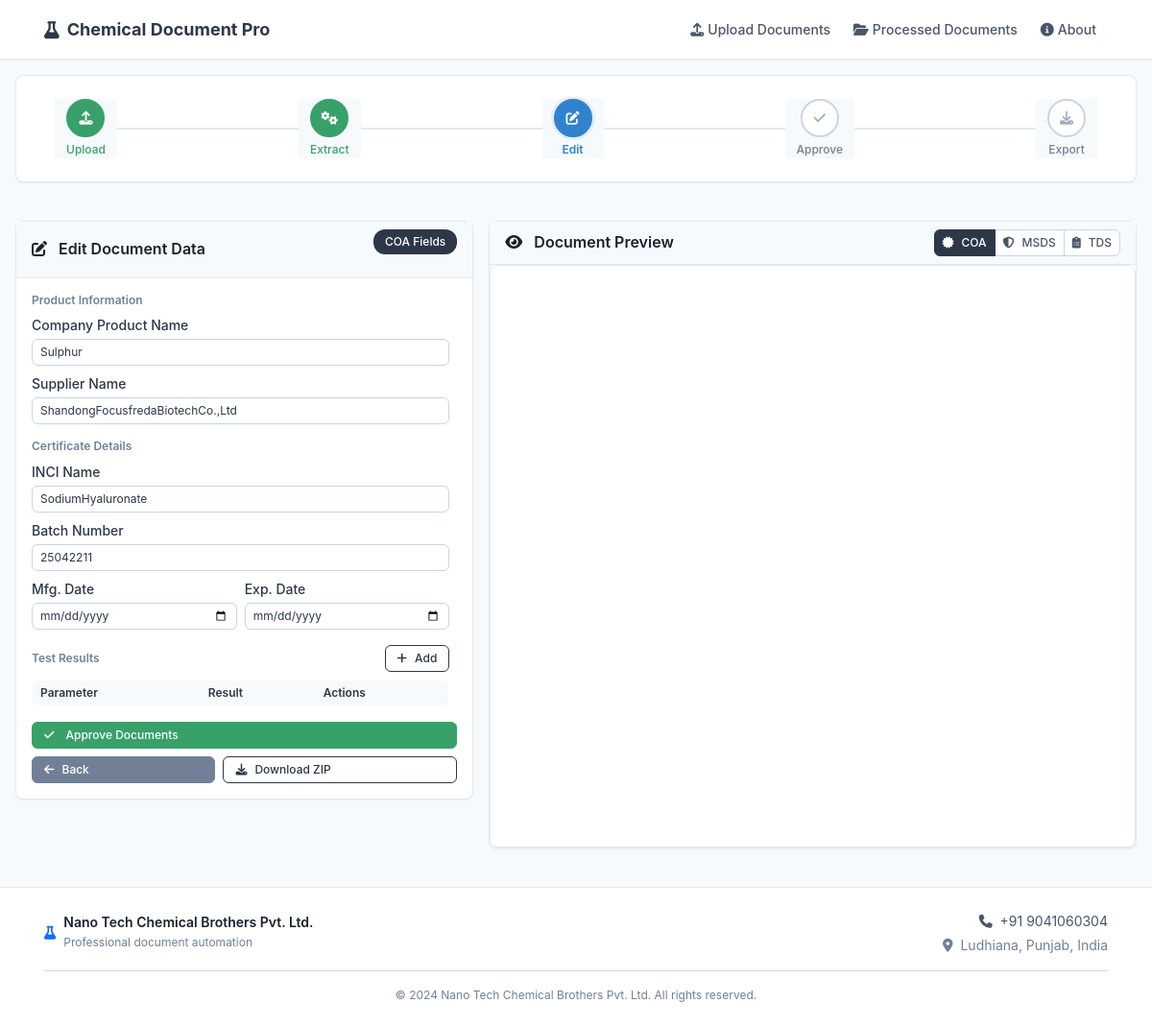
Screenshot of /edit/5 with the database file from the repository.
### models.py (models this page shows, shortened)
class DocumentSet(db.Model):
    id = db.Column(db.Integer, primary_key=True)
    original_product_name = db.Column(db.String(200), nullable=False)
    company_product_name = db.Column(db.String(200), nullable=False)
    supplier_name = db.Column(db.String(200), nullable=False)
    cas_number = db.Column(db.String(50))
    inci_name = db.Column(db.String(200))
    molecular_formula = db.Column(db.String(100))
    batch_number = db.Column(db.String(100))
    manufacturing_date = db.Column(db.Date)
    expiry_date = db.Column(db.Date)
    created_at = db.Column(db.DateTime, default=datetime.utcnow)
    supplier_coa_path = db.Column(db.String(500))
    supplier_msds_path = db.Column(db.String(500))
    supplier_tds_path = db.Column(db.String(500))
    generated_coa_path = db.Column(db.String(500))
    generated_msds_path = db.Column(db.String(500))
    generated_tds_path = db.Column(db.String(500))
    extracted_data = db.Column(db.Text)  # Will store JSON string

### routes.py (the view)
@app.route('/edit/<int:doc_set_id>')
def edit_preview(doc_set_id):
    doc_set = DocumentSet.query.get_or_404(doc_set_id)
    extracted_data = json.loads(doc_set.extracted_data) if doc_set.extracted_data else {}
    return render_template('edit_preview.html', doc_set=doc_set, extracted_data=extracted_data)

### templates/edit_preview.html (shortened to what this page needs)
{% extends "base.html" %}
{% block content %}
<div class="container-fluid py-3">
    <div class="row mb-3">
        <div class="col-12">
            <div class="card">
                <div class="card-body py-2">
                    <div class="pipeline-progress">
                        <div class="progress-step completed">
                            <div class="step-icon">
                                <i class="fas fa-upload"></i>
                            </div>
                            <div class="step-label">Upload</div>
                        </div>
                        <div class="progress-step completed">
                            <div class="step-icon">
                                <i class="fas fa-cogs"></i>
                            </div>
                            <div class="step-label">Extract</div>
                        </div>
                        <div class="progress-step active">
                            <div class="step-icon">
                                <i class="fas fa-edit"></i>
                            </div>
                            <div class="step-label">Edit</div>
                        </div>
                        <div class="progress-step">
                            <div class="step-icon">
                                <i class="fas fa-check"></i>
                            </div>
                            <div class="step-label">Approve</div>
                        </div>
                        <div class="progress-step">
                            <div class="step-icon">
                                <i class="fas fa-download"></i>
                            </div>
                            <div class="step-label">Export</div>
                        </div>
                    </div>
                </div>
            </div>
        </div>
    </div>
    <div class="row g-3">
        <div class="col-lg-5">
            <div class="card sticky-top">
                <div class="card-header py-2">
                    <div class="d-flex justify-content-between align-items-center">
                        <h6 class="card-title mb-0">
                            <i class="fas fa-edit me-2"></i>
                            Edit Document Data
                        </h6>
                        <span class="document-type-indicator" id="currentDocumentType">COA Fields</span>
                    </div>
                </div>
                <div class="card-body p-3">
                    <div class="edit-panel">
                        <form id="editForm" onsubmit="return false;">
                            <div id="commonFields" class="mb-3">
                                <h6 class="text-muted mb-2 text-xs">Product Information</h6>
                                <div class="mb-2">
                                    <label class="form-label text-sm">Company Product Name</label>
                                    <input type="text" class="form-control form-control-sm editable-field"
                                           data-field="company_product_name"
                                           value="{{ doc_set.company_product_name }}"
                                           placeholder="Enter product name">
                                </div>
                                <div class="mb-2">
                                    <label class="form-label text-sm">Supplier Name</label>
                                    <input type="text" class="form-control form-control-sm editable-field"
                                           data-field="supplier_name"
                                           value="{{ doc_set.supplier_name or '' }}"
                                           placeholder="Enter supplier name">
                                </div>
                            </div>
                            <div id="coaFields" class="document-fields">
                                <div class="mb-3">
                                    <h6 class="text-muted mb-2 text-xs">Certificate Details</h6>
                                    <div class="mb-2">
                                        <label class="form-label text-sm">INCI Name</label>
                                        <input type="text" class="form-control form-control-sm editable-field"
                                               data-field="inci_name"
                                               value="{{ doc_set.inci_name or '' }}"
                                               placeholder="Enter INCI name">
                                    </div>
                                    <div class="mb-2">
                                        <label class="form-label text-sm">Batch Number</label>
                                        <input type="text" class="form-control form-control-sm editable-field"
                                               data-field="batch_number"
                                               value="{{ doc_set.batch_number or '' }}"
                                               placeholder="Enter batch number">
                                    </div>
                                    <div class="row g-2 mb-2">
                                        <div class="col-6">
                                            <label class="form-label text-sm">Mfg. Date</label>
                                            <input type="date" class="form-control form-control-sm editable-field"
                                                   data-field="manufacturing_date"
                                                   value="{% if doc_set.manufacturing_date %}{{ doc_set.manufacturing_date.strftime('%Y-%m-%d') }}{% endif %}">
                                        </div>
                                        <div class="col-6">
                                            <label class="form-label text-sm">Exp. Date</label>
                                            <input type="date" class="form-control form-control-sm editable-field"
                                                   data-field="expiry_date"
                                                   value="{% if doc_set.expiry_date %}{{ doc_set.expiry_date.strftime('%Y-%m-%d') }}{% endif %}">
                                        </div>
                                    </div>
                                </div>
                                <div class="mb-3">
                                    <div class="d-flex justify-content-between align-items-center mb-2">
                                        <h6 class="text-muted mb-0 text-xs">Test Results</h6>
                                        <button type="button" class="btn btn-sm btn-outline-primary btn-xs" onclick="addTestResult()">
                                            <i class="fas fa-plus me-1"></i>Add
                                        </button>
                                    </div>
                                    <div class="table-responsive">
                                        <table class="table table-sm editable-table" id="testResultsTable">
                                            <thead>
                                                <tr>
                                                    <th class="text-xs">Parameter</th>
                                                    <th class="text-xs">Result</th>
                                                    <th class="text-xs w-auto">Actions</th>
                                                </tr>
                                            </thead>
                                        </table>
                                    </div>
                                </div>
                            </div>
                                                {% set physical_props = extracted_data.get('physical_properties', {}) %}
                                                {% set specs = extracted_data.get('specifications', {}) %}
                        </form>
                    </div>
                    <div class="d-grid gap-2">
                        <button type="button" class="btn btn-success btn-sm" onclick="approveDocuments()">
                            <i class="fas fa-check me-2"></i>
                            Approve Documents
                        </button>
                        <div class="d-flex gap-2">
                            <a href="{{ url_for('upload') }}" class="btn btn-secondary btn-sm flex-fill">
                                <i class="fas fa-arrow-left me-1"></i>
                                Back
                            </a>
                            <button type="button" class="btn btn-outline-primary btn-sm flex-fill" onclick="downloadAllAsZip({{ doc_set.id }})">
                                <i class="fas fa-download me-1"></i>
                                Download ZIP
                            </button>
                        </div>
                    </div>
                </div>
            </div>
        </div>
        <div class="col-lg-7">
            <div class="card">
                <div class="card-header py-2">
                    <div class="d-flex justify-content-between align-items-center">
                        <h6 class="card-title mb-0">
                            <i class="fas fa-eye me-2"></i>
                            Document Preview
                        </h6>
                        <div class="btn-group btn-group-sm" role="group">
                            <button type="button" class="btn btn-outline-primary active"
                                    id="previewBtnCoa" onclick="switchPreview('coa')">
                                <i class="fas fa-certificate me-1"></i>COA
                            </button>
                            <button type="button" class="btn btn-outline-primary"
                                    id="previewBtnMsds" onclick="switchPreview('msds')">
                                <i class="fas fa-shield-alt me-1"></i>MSDS
                            </button>
                            <button type="button" class="btn btn-outline-primary"
                                    id="previewBtnTds" onclick="switchPreview('tds')">
                                <i class="fas fa-clipboard-list me-1"></i>TDS
                            </button>
                        </div>
                    </div>
                </div>
                <div class="card-body p-0">
                    <div class="preview-container">
                        <iframe id="previewFrame"
                                src="/api/preview/{{ doc_set.id }}/coa"
                                width="100%"
                                height="600"
                                style="border: none;">
                        </iframe>
                    </div>
                </div>
            </div>
        </div>
    </div>
</div>
{% endblock %}

### rows the page displays
DocumentSet: company_product_name "Sulphur", supplier_name "ShandongFocusfredaBiotechCo.,Ltd", inci_name "SodiumHyaluronate", batch_number "25042211"
